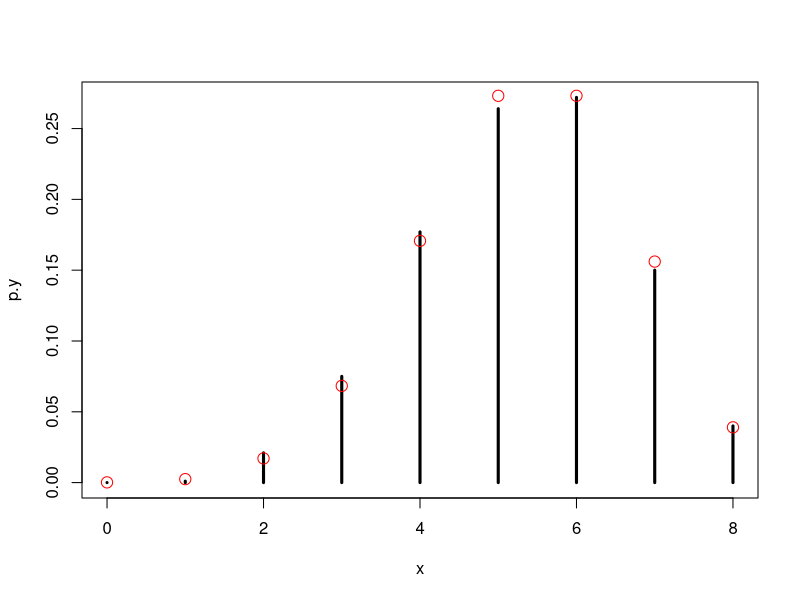
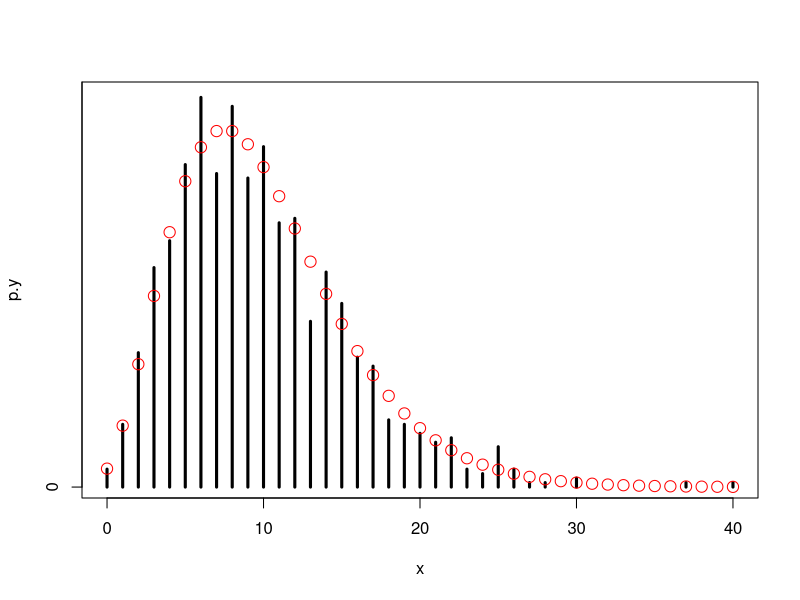
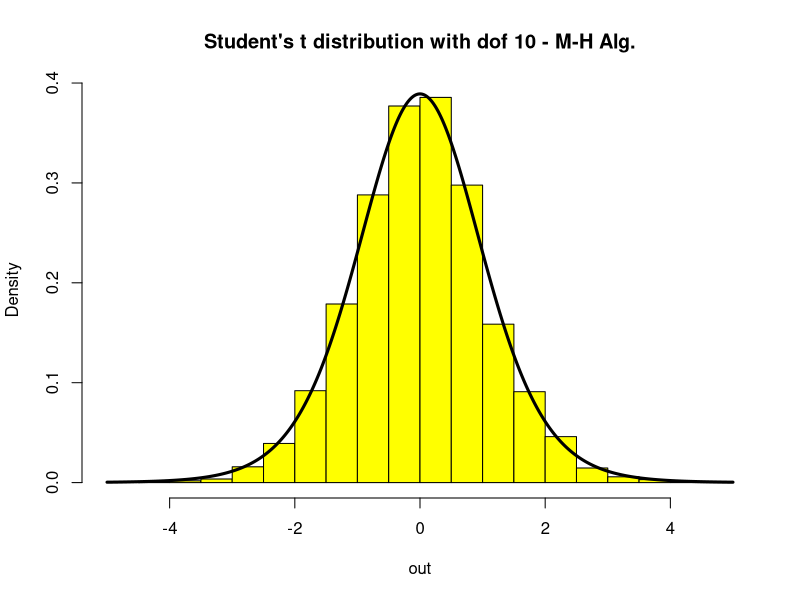
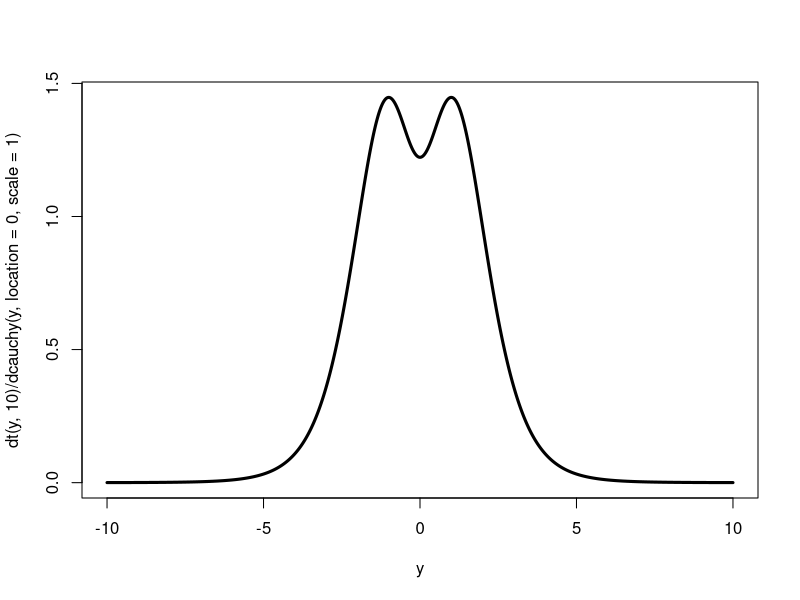
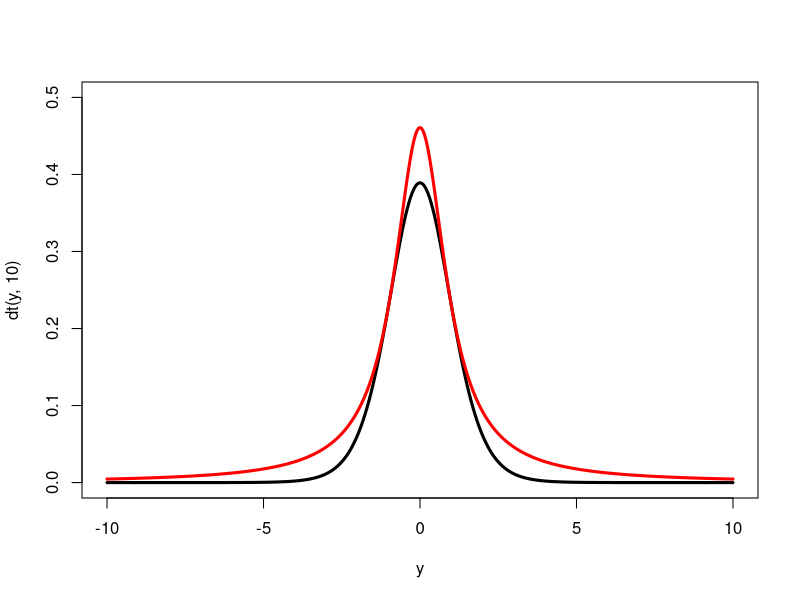
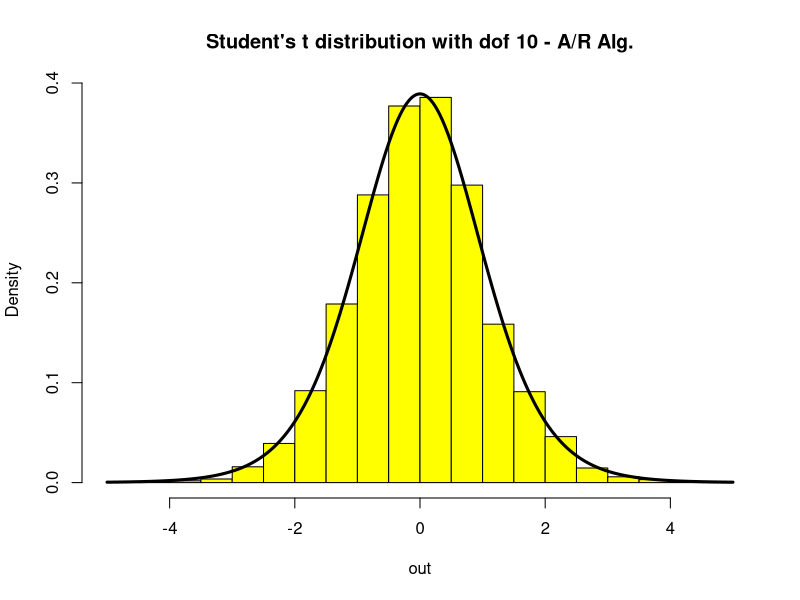
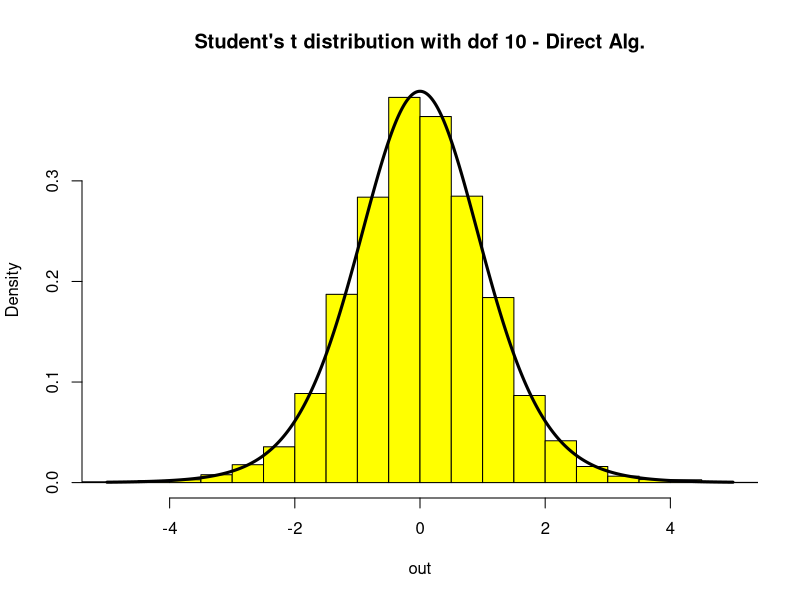

Write the R code that produced these figures, in order.
## ---- chunk 1
    set.seed(1001)
    n <- 8
    p <- 2/3
    S <- 1000
    u <- runif(S)
    y <- qbinom(u, size=n, prob=p)
    
    mean(y)
    true.mean <- n*p
    true.mean
    
    var(y)  
    true.var <- n*p*(1-p)
    true.var
    
p.y <- table(y)/S
p.y <- c(0, p.y)
x <- 0:n
plot(x, p.y, type="h", lwd=3)
points(x, dbinom(x, n, p), col="red", cex=1.5)
## ---- chunk 2
    set.seed(1001)
    n <- 5
    p <- 1/3
    
    S <- 1000
    u <- runif(S)
    y <- qnbinom(u, n, p)
    
    mean(y)
    true.mean <- (n*(1-p))/p
    true.mean
    
    var(y)  
    true.var <- (n*(1-p))/p^2
    true.var
    
p.y <- table(y)/S
x <- as.numeric(names(table(y)))
plot(x, p.y, type="h", lwd=3)
x <- 0:max(as.numeric(names(table(y))))    
points(x, dnbinom(x, n, p), col="red", cex=1.5)
## ---- chunk 3
set.seed(1001)
S <- 10000
out <- rep(0, S)
acc <- 0

## starting value
y <- 5
out[1] <- y

## tuning parameter
sigma <- 1

## MCMC
for(i in 2:S){
  
  y.star <- y + rnorm(1, 0, sigma)
  r <-  dt(y.star, 10)/dt(y, 10)
  rho <- min(r,1)
  
  if(runif(1) <= rho){
    y <- y.star
    acc <- acc + 1
    }
  
  out[i] <- y
  }
    
hist(out, col="yellow", xlim=c(-5,5), prob=TRUE, 
     main="Student's t distribution with dof 10 - M-H Alg.")
y <- seq(-5, 5, by=0.01)
lines(y, dt(y,10), type="l", lwd=3)    
## ---- chunk 4
y <- seq(-10, 10, by=0.001)
plot(y, dt(y, 10)/dcauchy(y, location = 0, scale = 1), lwd=3, type="l")  
M <- max(dt(y, 10)/dcauchy(y, location = 0, scale = 1))
M
## ---- chunk 5
y <- seq(-10, 10, by=0.001)
plot(y,  dt(y, 10), type="l", lwd=3, ylim=c(0,0.5))
lines(y, M*dcauchy(y, location = 0, scale = 1), lwd=3, col="red")    
mean(M*dcauchy(y, location = 0, scale = 1) >= dt(y, 10))
## ---- chunk 6
n <- 10000
y <- NULL

for(i in 1:n){
u <- runif(1, 0, 1)
v <- rcauchy(1, 0, 1)
if(u < (1/M)*(dt(v, 10)/dcauchy(v, 0, 1))){
 y.i <- v
 y <- c(y, y.i)
  }}
    
hist(out, col="yellow", xlim=c(-5,5), prob=TRUE, 
     main="Student's t distribution with dof 10 - A/R Alg.")
y <- seq(-5, 5, by=0.01)
lines(y, dt(y,10), type="l", lwd=3)     
## ---- chunk 7
set.seed(1001)    
S <- 10000
out <- rep(0, S)
  
for(s in 1:S){
  z <- rnorm(11)
  out[s] <- z[1]/sqrt(sum(z[2:11]^2)/10)
  }
    
hist(out, col="yellow", xlim=c(-5,5), prob=TRUE, 
    main="Student's t distribution with dof 10 - Direct Alg.")
y <- seq(-5, 5, by=0.01)
lines(y, dt(y,10), type="l", lwd=3)    
